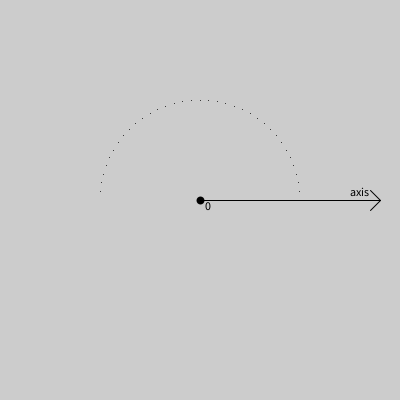
Frame 1 (no input)
Frame 60 (the mouse pressed at the canvas centre just before this capture): identical to frame 1, image omitted
Frame 120 (the mouse held since frame 60 and released just before this capture): identical to frame 1, image omitted

The Processing sketch that drew this single still picture (run headless with seeded random() and noise(); from frame 60 on, the mouse is pressed at the canvas centre):

// Processing sketch: polar_coordinate_system
// ── polar_coordinate_system.pde
void setup() {
  size(400, 400);
  textSize(12);
  fill(0);
  strokeWeight(8);
  point(width/2, height/2);
  text("0", width/2+5, height/2+10);

  // pole
  strokeWeight(1);
  line(width/2, height/2, width-20, height/2);
  line(width-20, height/2, width-30, height/2-10);
  line(width-20, height/2, width-30, height/2+10);
  text("axis", width-50, height/2-4);

  for (int i = 0; i < 36; i++) {
    float x = cos(i/36.0 * -PI) * 100;
    float y = sin(i/36.0 * -PI) * 100;
    point(x + width/2, y + height/2);
    println(x, y);
  }
}

void draw() {
  // line(width/2, height/2, width-20, height/2);
}
